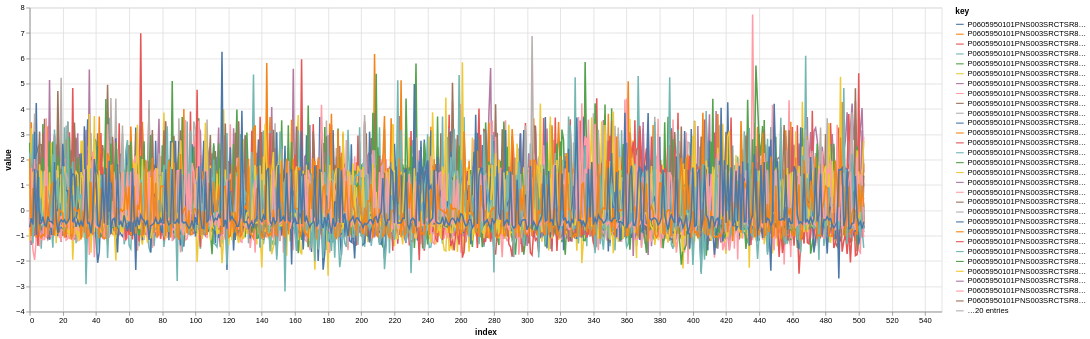

The notebook cell saved with this chart:
### Markdown cell above
...and plotted

### Code cell
trapallada.plot.signals_dataset(ds, columns=[pathlib.Path(c).stem for c in df.columns], n_signals=None, n_samples=1_000)

### Figure 1 — Vega-Lite specification as saved in the notebook (floating-point values rounded to 4 significant figures; data arrays with more than 128 entries replaced by an {"elided": "..."} marker saying what was removed)
{"config": {"view": {"continuousWidth": 300, "continuousHeight": 300}}, "data": {"name": "data-a4cd74ac3005f6568e777523e52e41c3"}, "mark": {"type": "line"}, "encoding": {"color": {"field": "key", "type": "nominal"}, "x": {"field": "index", "type": "quantitative"}, "y": {"field": "value", "type": "quantitative"}}, "height": 400, "transform": [{"fold": ["P0605950101PNS003SRCTSR802C", "P0605950101PNS003SRCTSR8016", "P0605950101PNS003SRCTSR801F", "P0605950101PNS003SRCTSR8020", "P0605950101PNS003SRCTSR800F", "P0605950101PNS003SRCTSR802B", "P0605950101PNS003SRCTSR804C", "P0605950101PNS003SRCTSR8008", "P0605950101PNS003SRCTSR8018", "P0605950101PNS003SRCTSR8022", "P0605950101PNS003SRCTSR8007", "P0605950101PNS003SRCTSR800D", "P0605950101PNS003SRCTSR8023", "P0605950101PNS003SRCTSR8019", "P0605950101PNS003SRCTSR8014", "P0605950101PNS003SRCTSR8037", "P0605950101PNS003SRCTSR800E", "P0605950101PNS003SRCTSR8010", "P0605950101PNS003SRCTSR805C", "P0605950101PNS003SRCTSR8017", "P0605950101PNS003SRCTSR802F", "P0605950101PNS003SRCTSR801D", "P0605950101PNS003SRCTSR8013", "P0605950101PNS003SRCTSR8004", "P0605950101PNS003SRCTSR801E", "P0605950101PNS003SRCTSR800C", "P0605950101PNS003SRCTSR8035", "P0605950101PNS003SRCTSR800B", "P0605950101PNS003SRCTSR8001", "P0605950101PNS003SRCTSR8015", "P0605950101PNS003SRCTSR800A", "P0605950101PNS003SRCTSR8005", "P0605950101PNS003SRCTSR802D", "P0605950101PNS003SRCTSR8033", "P0605950101PNS003SRCTSR802A", "P0605950101PNS003SRCTSR803C", "P0605950101PNS003SRCTSR8003", "P0605950101PNS003SRCTSR801B", "P0605950101PNS003SRCTSR8029", "P0605950101PNS003SRCTSR8064", "P0605950101PNS003SRCTSR8036", "P0605950101PNS003SRCTSR8030", "P0605950101PNS003SRCTSR8012", "P0605950101PNS003SRCTSR8021", "P0605950101PNS003SRCTSR801C", "P0605950101PNS003SRCTSR801A", "P0605950101PNS003SRCTSR8009", "P0605950101PNS003SRCTSR8002", "P0605950101PNS003SRCTSR8032"]}], "width": 1200, "$schema": "https://vega.github.io/schema/vega-lite/v5.8.0.json", "datasets": {"data-a4cd74ac3005f6568e777523e52e41c3": {"elided": "504 records"}}}
